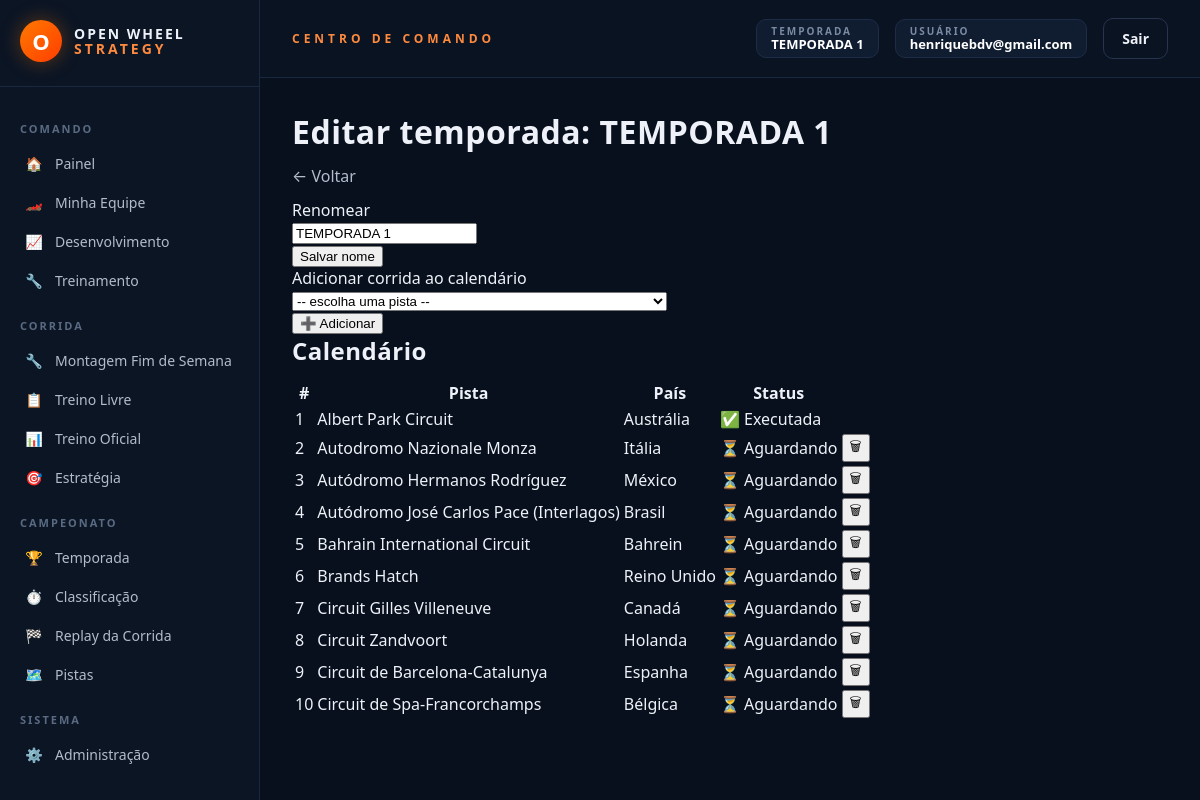
The app's page /admin/temporadas/1/editar (signed in), older data.
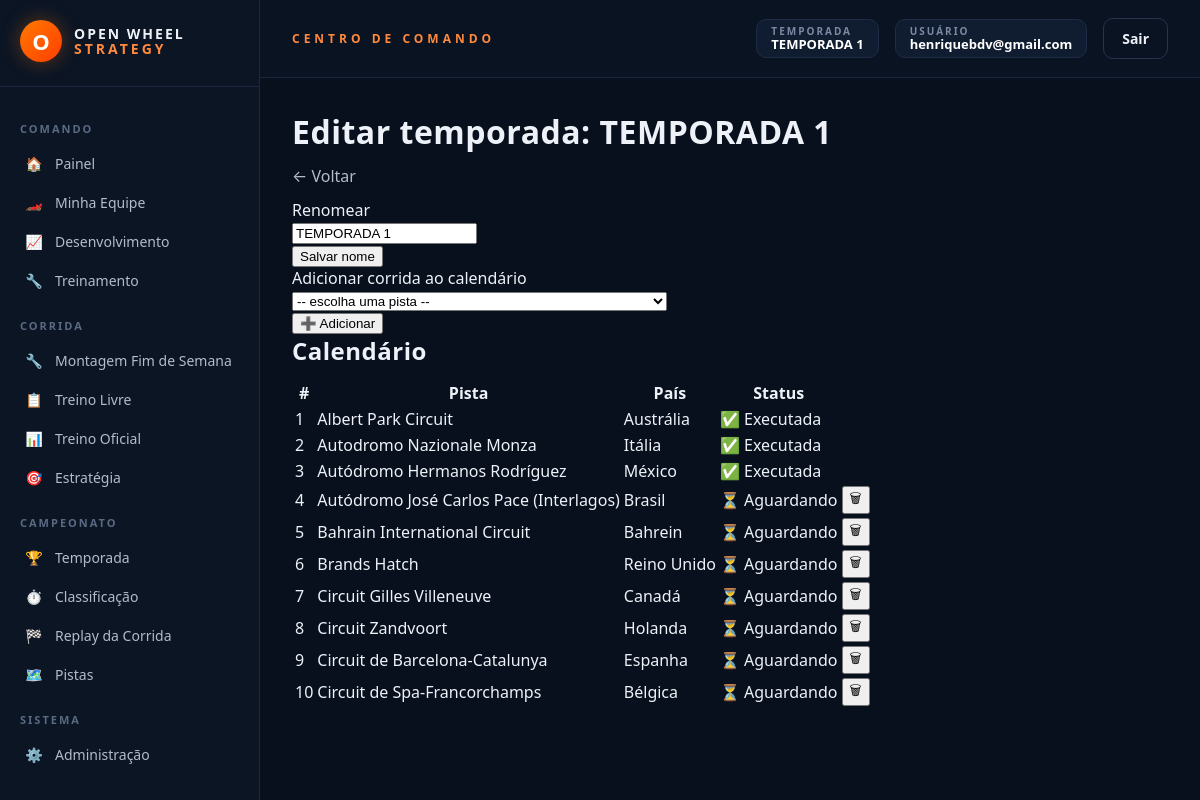
The same page, newer data.
### models_temporada.py (models this page shows, shortened)
class CorridaAgendada(db.Model):
    __tablename__ = "corridas_agendadas"
    id = db.Column(db.Integer, primary_key=True)
    temporada_id = db.Column(db.Integer, db.ForeignKey("temporadas.id"), nullable=False)
    pista_real_id = db.Column(db.Integer, nullable=False)
    pista_nome = db.Column(db.String(120))
    ordem = db.Column(db.Integer, nullable=False)
    executada = db.Column(db.Boolean, default=False, nullable=False)
    data_execucao = db.Column(db.DateTime)
    resultado_json = db.Column(db.Text, default="[]")

### rotas/admin.py (the view, shortened to what this page needs)
    @app.route("/admin/temporadas/<int:temporada_id>/editar", methods=["GET", "POST"])
    @admin_requerido
    def admin_temporada_editar(temporada_id):
        temporada = Temporada.query.get_or_404(temporada_id)
        criar_banco_pistas_reais()
        pistas = listar_pistas_reais()
        pistas_por_id = {p["id"]: p for p in pistas}
        return render_template("admin_temporada_editar.html", temporada=temporada, pistas=pistas, pistas_por_id=pistas_por_id)

### app.py (called while the page is built)
def _registrar_contexto(app):
    @app.context_processor
    def injetar_globais():
        usuario_id = session.get("usuario_id")
        usuario = Usuario.query.get(usuario_id) if usuario_id else None
        return {
            "usuario_logado": usuario,
            "categorias_fornecedor": FORNECEDORES_CONFIG,
            "temporada_ativa": Temporada.ativa_atual(),
        }

### extensoes.py (called while the page is built)
def admin_requerido(view_func):
    @functools.wraps(view_func)
    def wrapper(*args, **kwargs):
        from models import Usuario
        usuario_id = session.get("usuario_id")
        if not usuario_id:
            return redirect(url_for("login"))
        usuario = Usuario.query.get(usuario_id)
        if not usuario or not usuario.eh_admin:
            return render_template("acesso_negado.html"), 403
        return view_func(*args, **kwargs)
    return wrapper

### models_temporada.py (called while the page is built)
    @classmethod
    def ativa_atual(cls):
        try:
            return cls.query.filter_by(ativa=True).first()
        except (OperationalError, ProgrammingError, NoSuchTableError):
            return None

### pistas_reais_db.py (called while the page is built)
def obter_conexao():
    conexao = sqlite3.connect(CAMINHO_BANCO)
    conexao.row_factory = sqlite3.Row
    return conexao

### templates/admin_temporada_editar.html (shortened to what this page needs)
{% extends "base.html" %}
{% block content %}
<h1 class="h3">Editar temporada: {{ temporada.nome }}</h1>
<p><a href="{{ url_for('admin_temporadas') }}">← Voltar</a></p>
<div class="card mb-4">
    <div class="card-header">Renomear</div>
    <div class="card-body">
        <form method="POST" class="row g-2">
            <div class="col-md-8">
                <input type="text" name="nome" class="form-control" value="{{ temporada.nome }}" required>
            </div>
            <div class="col-md-4">
                <button type="submit" class="btn btn-secondary w-100">Salvar nome</button>
            </div>
        </form>
    </div>
</div>
<div class="card mb-4">
    <div class="card-header">Adicionar corrida ao calendário</div>
    <div class="card-body">
        <form method="POST" class="row g-2">
            <div class="col-md-8">
                <select name="pista_id" class="form-select" required>
                    <option value="">-- escolha uma pista --</option>
                </select>
            </div>
            <div class="col-md-4">
                <button type="submit" class="btn btn-primary w-100">➕ Adicionar</button>
            </div>
        </form>
    </div>
</div>
<h2 class="h5">Calendário</h2>
<table class="table">
    <thead>
        <tr>
            <th>#</th><th>Pista</th><th>País</th><th>Status</th><th></th>
        </tr>
    </thead>
    <tbody>
        {% for corrida in temporada.corridas_agendadas %}
        {% set pista = pistas_por_id.get(corrida.pista_real_id) %}
        <tr>
            <td>{{ corrida.ordem }}</td>
            <td>{{ corrida.pista_nome }}</td>
            <td>{{ pista.pais if pista else '-' }}</td>
            <td>
                {% if corrida.executada %}
                    ✅ Executada
                {% else %}
                    ⏳ Aguardando
                {% endif %}
            </td>
            <td>
                {% if not corrida.executada %}
                <form method="POST" action="{{ url_for('admin_temporada_remover_corrida', corrida_id=corrida.id) }}" style="display:inline;"
                      onsubmit="return confirm('Remover essa corrida do calendário?');">
                    <button type="submit" class="btn btn-sm btn-outline-danger">🗑</button>
                </form>
                {% endif %}
            </td>
        </tr>
        {% else %}
        <tr><td colspan="5" class="text-muted">Nenhuma corrida ainda. Adicione acima.</td></tr>
        {% endfor %}
    </tbody>
</table>
{% endblock %}

Row changes from the older to the newer data that the page shows:
changed CorridaAgendada "Autodromo Nazionale Monza": executada "⏳ Aguardando 🗑" → "✅ Executada"
changed CorridaAgendada "Autódromo Hermanos Rodríguez": executada "⏳ Aguardando 🗑" → "✅ Executada"
